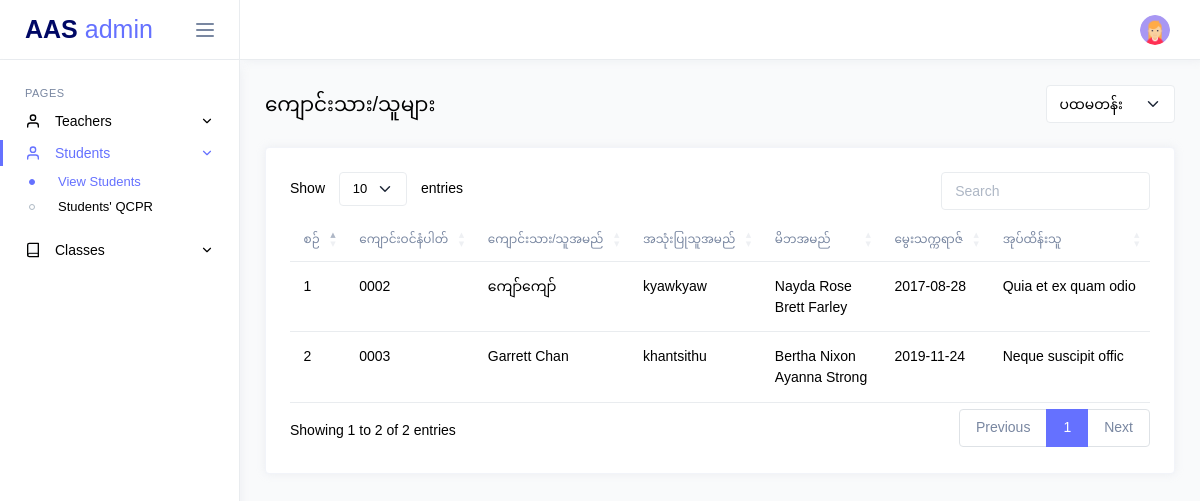
/admin/view-students.php?class_id=1 (signed in), run on the app's committed database.
### tables this page shows
CREATE TABLE `students` (
  `id` int(11) NOT NULL,
  `class_id` int(11) DEFAULT NULL,
  `enrollment_no` varchar(15) NOT NULL,
  `name_en` varchar(255) NOT NULL,
  `name_mm` varchar(255) NOT NULL,
  `username` varchar(255) DEFAULT NULL,
  `password` varchar(255) NOT NULL DEFAULT '123456',
  `password_status` int(11) NOT NULL DEFAULT 0,
  `dob` date NOT NULL,
  `father_name` varchar(255) NOT NULL,
  `mother_name` varchar(255) NOT NULL,
  `guardian` varchar(255) NOT NULL,
  `parent_job` varchar(255) NOT NULL,
  `phone` varchar(15) NOT NULL,
  `address` varchar(255) NOT NULL,
  `created_at` datetime NOT NULL DEFAULT current_timestamp()
);

### core/helpers/Helper.php (called while the page is built, shortened)
<?php
class Helper
{
    public static function startSession()
    {
        if (session_status() === PHP_SESSION_NONE) {
            return session_start();
        }
        return true;
    }
}

### app/controllers/StudentController.php (called while the page is built, shortened)
<?php
class StudentController
{
    private $studentModel;
    public function __construct()
    {
        $database = new MySQL();
        $db = $database->connect();
        $this->studentModel = new StudentModel($db);
    }
    public function getStudentsByClassId($class_id)
    {
        return $this->studentModel->getStudentsByClassId($class_id);
    }
}

### app/models/StudentModel.php (called while the page is built, shortened)
<?php
class StudentModel
{
    private $db;
    private $table = 'students';
    public function __construct($db)
    {
        $this->db = $db;
    }
    public function getStudentsByClassId($class_id)
    {
        try {
            $query = "SELECT * FROM {$this->table} WHERE class_id = ?";
            $stmt = $this->db->prepare($query);
            $stmt->execute([$class_id]);
            return $stmt->fetchAll(PDO::FETCH_ASSOC);
        } catch (PDOException $e) {
            return $e->getMessage();
        }
    }
}

### public/admin/view-students.php (the view, shortened to what this page needs)
<?php
include('../components/header.php');
$studentController = new StudentController();
$class_id = $_GET['class_id'] ?? 0;
$students = $studentController->getStudentsByClassId($class_id);
?>
<body>
    <div class="main-wrapper">
        <?php
        include('../components/admin_sidebar.php');
        include('../components/admin_navbar.php');
        ?>
        <div class="page-content">
            <div class="d-flex justify-content-between align-items-center flex-wrap grid-margin">
                <div class="col-sm-6">
                    <h4 class="mb-3 mb-md-0">ကျောင်းသား/သူများ</h4>
                </div>
                <div class="col-sm-6">
                    <form action="" method="GET" class="d-flex justify-content-end">
                        <div class="d-flex align-items-center gap-2">
                            <select class="form-select" name="class_id" id="class_id" onchange="this.form.submit()">
                                <option value="1" <?php echo ($class_id == 1) ? 'selected' : ''; ?>>ပထမတန်း</option>
                            </select>
                    </form>
                </div>
            </div>
        </div>
        <div class="row">
            <div class="col-md-12 grid-margin stretch-card">
                <div class="card">
                    <div class="card-body">
                        <div class="table-responsive">
                            <table id="teachersTable" class="table ">
                                <thead>
                                    <tr>
                                        <th>စဉ်</th>
                                        <th>ကျောင်းဝင်နံပါတ်</th>
                                        <th>ကျောင်းသား/သူအမည်</th>
                                        <th>အသုံးပြုသူအမည်</th>
                                        <th>မိဘအမည်</th>
                                        <th>မွေးသက္ကရာဇ်</th>
                                        <th>အုပ်ထိန်းသူ</th>
                                    </tr>
                                </thead>
                                <tbody>
                                    <?php $count = 1; ?>
                                    <?php foreach ($students as $student): ?>
                                        <tr>
                                            <td><?= $count ?></td>
                                            <td><?= htmlspecialchars($student['enrollment_no']) ?></td>
                                            <td><?= htmlspecialchars($student['name_mm']) ?></td>
                                            <td><?= htmlspecialchars($student['username']) ?></td>
                                            <td><?= htmlspecialchars($student['father_name']) ?> <br>
                                                <?= htmlspecialchars($student['mother_name']) ?> </td>
                                            <td><?= htmlspecialchars($student['dob']) ?></td>
                                            <td><?= htmlspecialchars($student['parent_job']) ?></td>
                                        </tr>
                                        <?php $count++; ?>
                                    <?php endforeach ?>
                                </tbody>
                            </table>
                        </div>
                    </div>
                </div>
            </div>
        </div>
    </div>
    </div>
</body>

### data on the page
students: enrollment_no "0002", name_mm "ကျော်ကျော်", username "kyawkyaw", father_name "Nayda Rose", mother_name "Brett Farley", dob "2017-08-28", parent_job "Quia et ex quam odio"
students: enrollment_no "0003", name_mm "Garrett Chan", username "khantsithu", father_name "Bertha Nixon", mother_name "Ayanna Strong", dob "2019-11-24", parent_job "Neque suscipit offic"
